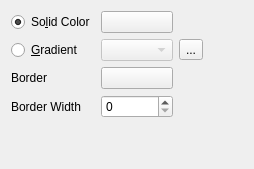
             <widget class="QWidget" name="rectangle">
              <layout class="QGridLayout" name="gridLayout_2">
               <item row="0" column="0">
                <widget class="QRadioButton" name="plain_rect">
                 <property name="text">
                  <string>So&amp;lid Color</string>
                 </property>
                 <property name="checked">
                  <bool>true</bool>
                 </property>
                </widget>
               </item>
               <item row="0" column="1">
                <widget class="KColorButton" name="rectBColor">
                 <property name="sizePolicy">
                  <sizepolicy hsizetype="Minimum" vsizetype="Preferred">
                   <horstretch>0</horstretch>
                   <verstretch>0</verstretch>
                  </sizepolicy>
                 </property>
                 <property name="color">
                  <color>
                   <red>0</red>
                   <green>0</green>
                   <blue>0</blue>
                  </color>
                 </property>
                 <property name="defaultColor">
                  <color>
                   <red>0</red>
                   <green>0</green>
                   <blue>0</blue>
                  </color>
                 </property>
                </widget>
               </item>
               <item row="1" column="0">
                <widget class="QRadioButton" name="gradient_rect">
                 <property name="text">
                  <string>&amp;Gradient</string>
                 </property>
                </widget>
               </item>
               <item row="1" column="1">
                <widget class="QComboBox" name="gradients_rect_combo">
                 <property name="enabled">
                  <bool>false</bool>
                 </property>
                </widget>
               </item>
               <item row="1" column="2">
                <widget class="QToolButton" name="edit_rect_gradient">
                 <property name="text">
                  <string>...</string>
                 </property>
                </widget>
               </item>
               <item row="1" column="3">
                <spacer name="horizontalSpacer_5">
                 <property name="orientation">
                  <enum>Qt::Horizontal</enum>
                 </property>
                 <property name="sizeHint" stdset="0">
                  <size>
                   <width>40</width>
                   <height>20</height>
                  </size>
                 </property>
                </spacer>
               </item>
               <item row="2" column="0">
                <widget class="QLabel" name="label_11">
                 <property name="text">
                  <string>Border </string>
                 </property>
                </widget>
               </item>
               <item row="2" column="1">
                <widget class="KColorButton" name="rectFColor">
                 <property name="sizePolicy">
                  <sizepolicy hsizetype="Minimum" vsizetype="Preferred">
                   <horstretch>0</horstretch>
                   <verstretch>0</verstretch>
                  </sizepolicy>
                 </property>
                 <property name="color">
                  <color>
                   <red>0</red>
                   <green>0</green>
                   <blue>0</blue>
                  </color>
                 </property>
                 <property name="defaultColor">
                  <color>
                   <red>0</red>
                   <green>0</green>
                   <blue>0</blue>
                  </color>
                 </property>
                </widget>
               </item>
               <item row="3" column="0">
                <widget class="QLabel" name="label_4">
                 <property name="text">
                  <string>Border Width</string>
                 </property>
                </widget>
               </item>
               <item row="3" column="1">
                <widget class="QSpinBox" name="rectLineWidth">
                 <property name="maximum">
                  <number>5000</number>
                 </property>
                </widget>
               </item>
               <item row="4" column="0">
                <spacer name="verticalSpacer_5">
                 <property name="orientation">
                  <enum>Qt::Vertical</enum>
                 </property>
                 <property name="sizeHint" stdset="0">
                  <size>
                   <width>20</width>
                   <height>40</height>
                  </size>
                 </property>
                </spacer>
               </item>
              </layout>
             </widget>
